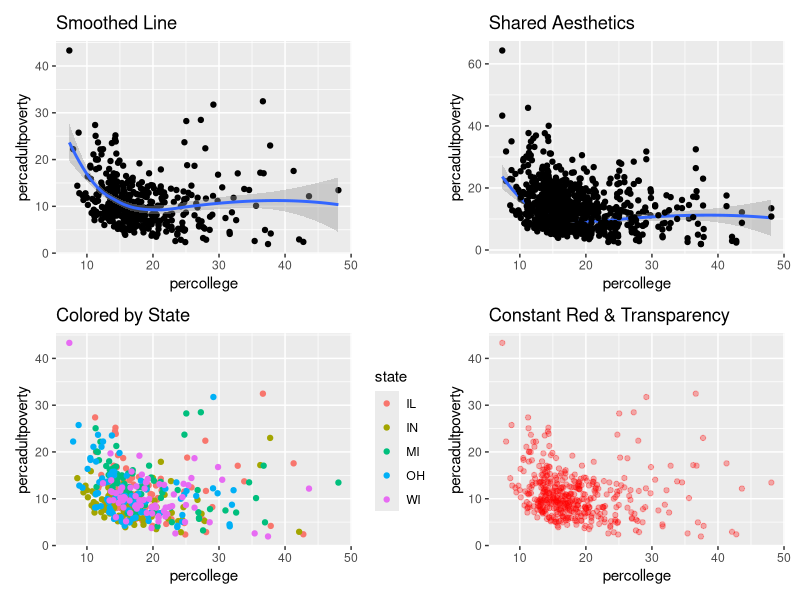

Recreate this plot in R.
# Step 1: Load the necessary packages
library(ggplot2)
library(patchwork)

# Step 2: Generate and save all plots to variables

# Plot 1: Create a scatter plot with a smoothed line
plot1 <- ggplot(data = midwest) + 
  geom_point(mapping = aes(x = percollege, y = percadultpoverty)) + 
  geom_smooth(mapping = aes(x = percollege, y = percadultpoverty)) +
  labs(title = "Smoothed Line")

# Plot 2: Use shared aesthetic mappings (with unique y mapping for second points)
plot2 <- ggplot(data = midwest, mapping = aes(x = percollege, y = percadultpoverty)) + 
  geom_point() +  # Uses default x and y mappings
  geom_smooth() + # Uses default x and y mappings
  geom_point(mapping = aes(y = percchildbelowpovert)) + # Unique y mapping
  labs(title = "Shared Aesthetics")

# Plot 3: Mapping data to color by state
plot3 <- ggplot(data = midwest) + 
  geom_point(mapping = aes(x = percollege, y = percadultpoverty, color = state)) +
  labs(title = "Colored by State")

# Plot 4: Setting a constant red color and transparency for all points
plot4 <- ggplot(data = midwest) + 
  geom_point(mapping = aes(x = percollege, y = percadultpoverty), 
             color = "red", 
             alpha = 0.3) +
  labs(title = "Constant Red & Transparency")

# Step 3: Arrange them all into a 2x2 grid and print!
combined_plots <- plot1 + plot2 + plot3 + plot4 + plot_layout(ncol = 2)

print(combined_plots)
